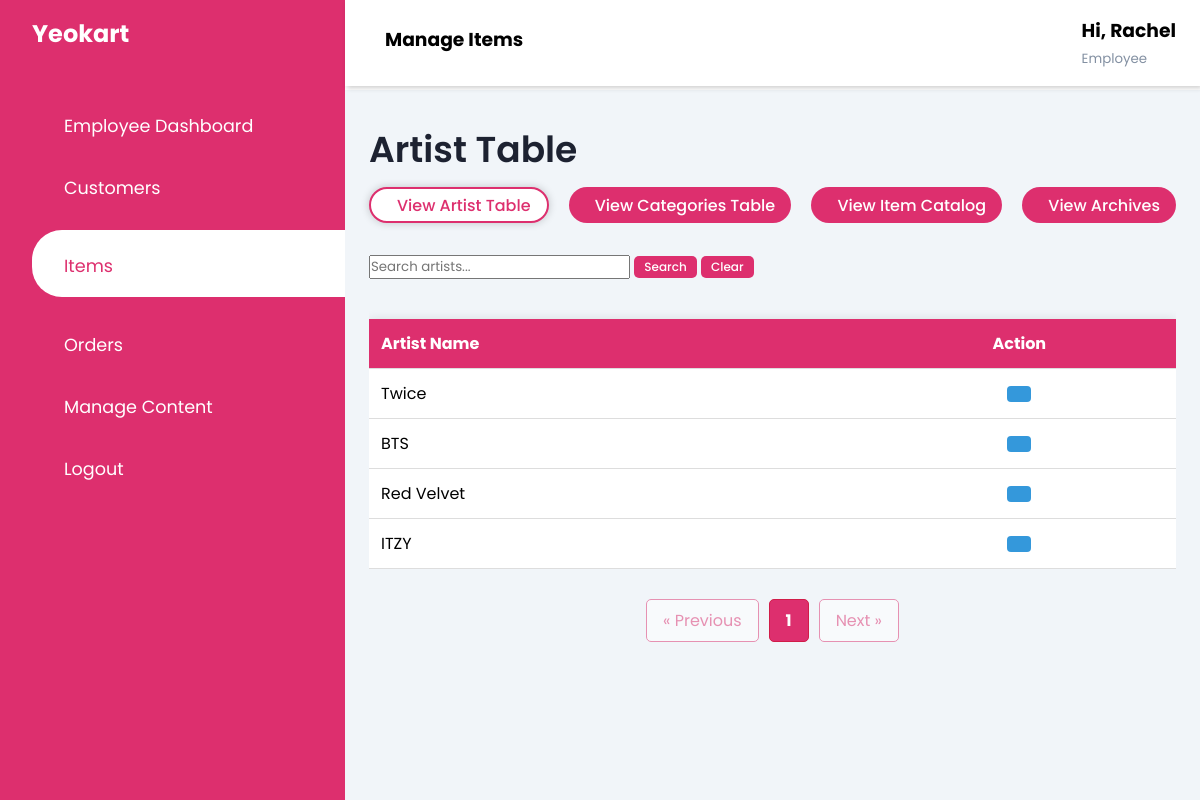
The page /pages/emp_artist_table.php (signed in) on the database its author committed.
### tables this page shows
CREATE TABLE `artists` (
  `artist_id` int(11) NOT NULL,
  `artist_name` varchar(255) NOT NULL
);

### pages/emp_artist_table.php (the view, shortened to what this page needs)
<!DOCTYPE html>
<html lang="en">
<head>
    <link rel="stylesheet" href="../css/dashboard.css">
    <link rel="stylesheet" href="https://maxst.icons8.com/vue-static/landings/line-awesome/line-awesome/1.3.0/css/line-awesome.min.css">
</head>
<body>
    <?php
    if (isset($_SESSION['firstname'])) {
        $firstname = $_SESSION['firstname'];
    } else {
        header("Location: login_page.php");
        exit();
    }
    ?>
    <div class="sidebar <?php echo $_SESSION['nav_toggle'] ? 'open' : ''; ?>">
        <div class="sidebar-brand">
            <h2><span>Yeokart</span></h2>
        </div>
        <div class="sidebar-menu">
            <ul>
                <li>
                    <a href="emp_dashboard.php"><span class="las la-igloo"></span>
                        <span>Employee Dashboard</span></a>
                </li>
                <li>
                    <a href="emp_view_customer.php"><span class="las la-users"></span>
                        <span>Customers</span></a>
                </li>
                <li>
                    <a href="emp_item_homepage.php" class="active"><span class="las la-shopping-basket"></span>
                        <span>Items</span></a>
                </li>
                <li>
                    <a href="emp_orders.php"><span class="las la-shopping-bag"></span>
                        <span>Orders</span></a>
                </li>
                <li>
                    <a href="emp_featured.php"><span class="las la-tasks"></span>
                        <span>Manage Content</span></a>
                </li>
                <li>
                    <a href="#" onclick="openLogoutPopup(); return false;"><span class="las la-sign-out-alt"></span>
                        <span>Logout</span></a>
                </li>
            </ul>
        </div>
    </div>
    <div class="main-content">
        <header>
            <h3>
                <label for="nav-toggle">
                    <span class="las la-bars"></span>
                </label>
                Manage Items
            </h3>
            <div class="user-wrapper">
                <div>
                    <h3>Hi, <?php echo $firstname; ?></h3>
                    <small>Employee</small>
                </div>
            </div>
        </header>
        <main>
            <div class="head-title">
                <div class="left">
                    <h3>Artist Table</h3>
                </div>
            </div>
            <div class="head-buttons">
                <a href="emp_artist_table.php" class="btn-employee active">
                    <span class="text">View Artist Table</span>
                </a>
                <a href="emp_category_table.php" class="btn-employee">
                    <span class="text">View Categories Table</span>
                </a>
                <a href="emp_item_homepage.php" class="btn-employee">
                    <span class="text">View Item Catalog</span>
                </a>
                <a href="emp_item_archive.php" class="btn-employee">
                    <span class="text">View Archives</span>
                </a>
            </div>
            <div class="head-search">
                <form method="GET" id="searchForm">
                    <input type="text" name="search" placeholder="Search artists..." id="searchInput" value="<?php echo isset($_GET['search']) ? $_GET['search'] : ''; ?>">
                    <button type="submit" name="search_button">Search</button>
                    <button type="button" name="clear_button" onclick="clearSearch()">Clear</button>
                </form>
            </div>
            <div class="scrollable-container">
                <table>
                    <thead>
                        <tr>
                            <th>Artist Name</th>
                            <th>
                                <center>Action</center>
                            </th>
                        </tr>
                    </thead>
                    <tbody>
                        <?php
                        include('../database/db_yeokart.php');
                        $itemsPerPage = 10;
                        $pageNumber = 1;
                        $offset = ($pageNumber - 1) * $itemsPerPage;
                        if (isset($_GET['search_button'])) {
                            $search = mysqli_real_escape_string($con, $_GET['search']);
                            $select_query = "SELECT * FROM artists WHERE artist_name LIKE '%$search%'";
                        } else {
                            $select_query = "SELECT * FROM artists";
                        }
                        $result = mysqli_query($con, $select_query);
                        $totalItems = mysqli_num_rows($result);
                        $select_query .= " LIMIT $itemsPerPage OFFSET $offset";
                        $result_query = mysqli_query($con, $select_query);
                        if (mysqli_num_rows($result_query) == 0) {
                            echo "<tr><td colspan='11'><center><b>No artist found</b></center></td></tr>";
                        } else {
                            while ($row = mysqli_fetch_assoc($result_query)) {
                                $artist_id = $row['artist_id'];
                                $artist_name = $row['artist_name'];
                                echo "<tr>";
                                echo "<td>" . $row['artist_name'] . "</td>";
                                echo "<td>";
                                echo "<div class='button-class'>";
                                echo '<a href="#" onclick="openEditArtistPopup(' . $artist_id . ', \'' . $artist_name . '\')" class="edit-button"><i class="las la-edit"></i></a>';
                                echo "</td>";
                                echo "</tr>";
                            }
                        }
                        ?>
                    </tbody>
                </table>
            </div>
            <?php
                $baseUrl = 'emp_artist_table.php?';
                $pageQuery = '';
                $pageNumber = isset($_GET['page']) && is_numeric($_GET['page']) ? (int)$_GET['page'] : 1;
                $totalPages = ceil($totalItems / $itemsPerPage);
                $startPage = max(1, $pageNumber - 1);
                $endPage = min($totalPages, $pageNumber + 1);
                if ($pageNumber == 1) {
                    $startPage = 1;
                    $endPage = min(3, $totalPages);
                } elseif ($pageNumber == $totalPages) {
                    $startPage = max(1, $totalPages - 2);
                    $endPage = $totalPages;
                }
                echo "<div class='pagination'>";
                $prevPage = max(1, $pageNumber - 1);
                echo "<a href='{$baseUrl}page=$prevPage&$pageQuery' class='pagination-link' " . ($pageNumber <= 1 ? "style='pointer-events: none; opacity: 0.5; cursor: not-allowed;'" : "") . ">&laquo; Previous</a>";
                for ($i = $startPage; $i <= $endPage; $i++) {
                    $linkClass = $i == $pageNumber ? 'pagination-link current-page' : 'pagination-link';
                    echo "<a href='{$baseUrl}page=$i&$pageQuery' class='$linkClass'>$i</a>";
                }
                $nextPage = min($totalPages, $pageNumber + 1);
                echo "<a href='{$baseUrl}page=$nextPage&$pageQuery' class='pagination-link' " . ($pageNumber >= $totalPages ? "style='pointer-events: none; opacity: 0.5; cursor: not-allowed;'" : "") . ">Next &raquo;</a>";
                echo "</div>";
                ?>
</body>
</html>

### css/dashboard.css (style rules this page uses)
:root { --main-color: #DD2F6E; --dark-color:#d11c49; --color-dark: #1D2231; --text-grey: #8390A2; --darker-pink: #880E4F; --active-color: #E6A4B4; }
* { padding: 0; margin: 0; box-sizing: border-box; list-style-type: none; text-decoration: none; font-family: 'Poppins', sans-serif; }
.sidebar { width: 345px; position: fixed; left: 0; top: 0; height: 100%; background-color: var(--main-color); z-index: 100; transition: width 300ms; }
.sidebar-brand { height: 90px; padding: 1rem 0rem 1rem 2rem; color: #fff; }
.sidebar-brand span { display: inline-block; padding-right: 1rem; }
.sidebar-menu { margin-top: 1rem; }
.sidebar-menu li { width: 100%; margin-bottom: 1.7rem; padding-left: 2rem; }
.sidebar-menu a { padding-left: 1rem; display: block; color: #fff; font-size: 1.1rem; }
.sidebar-menu a.active { background: #fff; padding-top: 1rem; padding-bottom: 1rem; color: var(--main-color); border-radius: 30px 0px 0px 30px; }
.sidebar-menu a span:first-child { font-size: 1.5rem; padding-right: 1rem; }
.main-content { transition: margin-left 300ms; margin-left: 345px; }
.head-title { display: flex; align-items: center; justify-content: space-between; grid-gap: 16px; flex-wrap: wrap; }
.head-title .left h3 { font-size: 36px; font-weight: 600; margin-bottom: 10px; color: var(--color-dark) }
.head-buttons { display: flex; align-items: center; justify-content: space-between; grid-gap: 16px; flex-wrap: wrap; }
.head-buttons .btn-employee { height: 36px; padding: 0 16px; border-radius: 36px; background-color: var(--main-color); color: #fff; display: flex; align-items: center; justify-content: center; grid-gap: 10px; font-weight: 500; transition: background-color 0.3s ease, border 0.3s ease, color 0.3s ease, box-shadow 0.3s ease; }
.head-buttons .btn-employee.active, .head-buttons .btn-employee:hover { background-color: #fff; border: 2px solid var(--main-color); color: var(--main-color); box-shadow: 0 0 8px rgba(0,0,0,0.2); }
.head-search { margin-top: 30px; display: flex; align-items: center; justify-content: space-between; grid-gap: 16px; flex-wrap: wrap; }
.head-search button[type="submit"], .head-search button[type="button"] { padding: 2px 10px; font-size: 12px; background-color: var(--main-color); color: white; border: none; border-radius: 5px; cursor: pointer; transition: background-color 0.3s ease; font-weight: 500; }
header { background-color: #fff; display: flex; justify-content: space-between; padding: 1rem 1.5rem; box-shadow: 2px 2px 5px rgba(0,0,0,0.2); position: fixed; left: 345px; width: calc(100% - 345px); top: 0; z-index: 100; transition: left 300ms; }
header label span { font-size: 1.7rem; padding-right: 1rem; }
.user-wrapper { display: flex; align-items: center; }
.user-wrapper small { display: inline-block; color: var(--text-grey); }
main { margin-top: 90px; max-width: none; padding: 2rem 1.5rem; background: #f1f5f9; min-height: calc(100vh - 90px); }
main { overflow: hidden; }
.scrollable-container { overflow-x: auto; margin-top: 20px; }
table { border-collapse: collapse; width: 100%; margin-top: 20px; box-shadow: 0 0 10px rgba(0, 0, 0, 0.1); overflow: auto; }
th, td { padding: 12px; text-align: left; border-bottom: 1px solid #ddd; }
tr { background-color: #fff; }
th { background-color: var(--main-color); color: #fff; }
.button-class { display: flex; justify-content: space-around; }
.edit-button { background-color: #3498db; color: #fff; padding: 8px 12px; border: none; border-radius: 4px; cursor: pointer; font-size: 14px; }
* { scrollbar-width: thin; scrollbar-color: var(--main-color) #f1f1f1; }
.pagination { display: flex; justify-content: center; align-items: center; gap: 10px; margin-top: 20px; padding: 10px; }
.pagination-link { padding: 8px 16px; border: 1px solid var(--main-color); background-color: #fff; text-decoration: none; color: var(--main-color); border-radius: 5px; transition: all 0.3s ease; }
.current-page { font-weight: bold; color: #fff; background-color: var(--main-color); border-color: var(--dark-color); }

### rows shown on the page
artists: artist_name "Twice"
artists: artist_name "BTS"
artists: artist_name "Red Velvet"
artists: artist_name "ITZY"

### other values the page prints
$firstname "Rachel"
